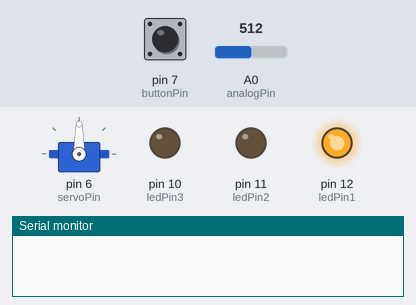
A sketch run on a simulated Arduino Uno, built with avr-gcc and run on an emulated ATmega328P. Parts: servo, output pins drawn as LEDs (lit = HIGH), the last lines printed to the serial monitor. The inputs (shaded band) are chosen by the test bench; at power-on: pin 7 (buttonPin) LOW, A0 (analogPin) = 512.

Above: at 1.2 s.
1.3 s: pin 7 (buttonPin) pulled HIGH for 0.15 s
At 3.5 s:
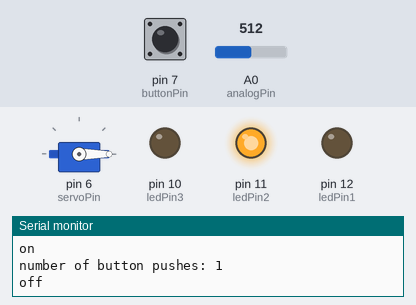
4.3 s: pin 7 (buttonPin) pulled HIGH for 1 s
At 6.9 s:
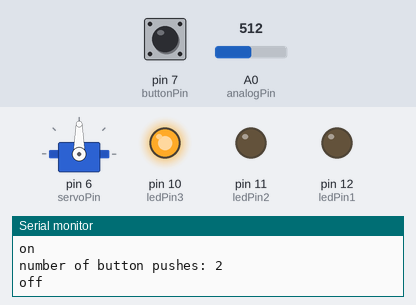
7.3 s: pin 7 (buttonPin) pulled HIGH for 3.2 s
At 8.0 s:
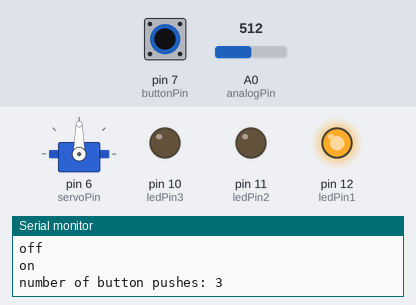
12.0 s: A0 (analogPin) set to 716
At 13.2 s:
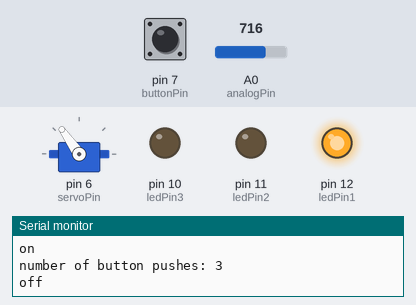
13.5 s: A0 (analogPin) set to 900
At 14.5 s:
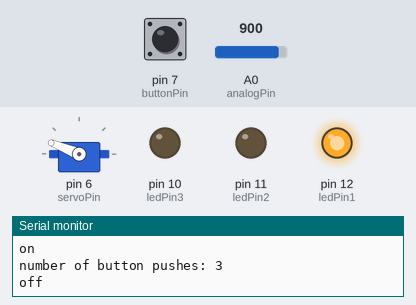
15.0 s: A0 (analogPin) set to 1023
At 15.6 s:
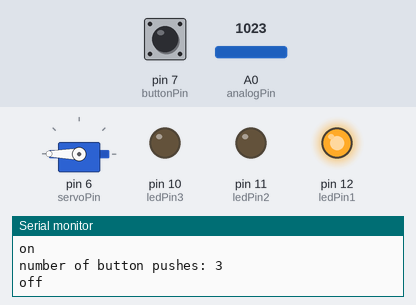
Timing chart, 0 to 17.5 s (numbered marks = the images above; inputs shaded):
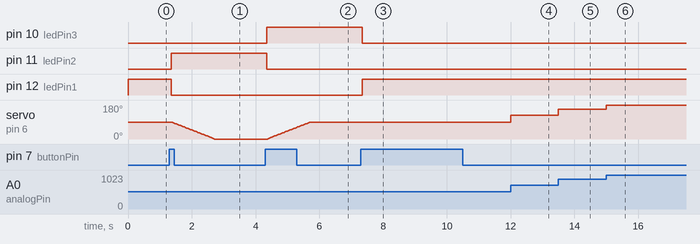

Measured:
- after the input at 1.3 s, pin 11 (ledPin2): LOW → HIGH after 0.05 s; pin 12 (ledPin1): HIGH → LOW after 0.05 s; servo on pin 6 (servoPin): moves from 90° to 0° over 1.3 s, starting after 0.08 s
- after the input at 4.3 s, pin 10 (ledPin3): LOW → HIGH after 0.05 s; pin 11 (ledPin2): HIGH → LOW after 0.05 s; servo on pin 6 (servoPin): moves from 0° to 90° over 1.3 s, starting after 0.08 s
- after the input at 7.3 s, pin 10 (ledPin3): HIGH → LOW after 0.05 s; pin 12 (ledPin1): LOW → HIGH after 0.05 s
- after the input at 12.0 s, servo on pin 6 (servoPin): 90° → 125° at once
- after the input at 13.5 s, servo on pin 6 (servoPin): 125° → 158° at once
- after the input at 15.0 s, servo on pin 6 (servoPin): 158° → 180° at once

The sketch:

State_Change_Detection_practice.ino
```cpp
#include <Servo.h>

const int buttonPin = 7;
const int ledPin1 = 12;
const int ledPin2 = 11;
const int ledPin3 = 10;
const int analogPin = A0;
const int servoPin = 6;

int buttonPushCounter = 0;
int buttonState = 0;
int lastButtonState = 0;

Servo myservo;

int val;
int pos;
int trigger = 0;

void goBack(){
  for (pos = val; pos >= 0; pos--) {
    myservo.write(pos);
    delay(15);
  }
}
void goFront(){
  for (pos = 0; pos <= val; pos++) {
    myservo.write(pos);
    delay(15);
  }
}

void setup() {
  pinMode(buttonPin, INPUT);
  pinMode(ledPin1, OUTPUT);
  pinMode(ledPin2, OUTPUT);
  pinMode(ledPin3, OUTPUT);
  myservo.attach(servoPin);
  Serial.begin(9600);
}

void loop() {
  buttonState = digitalRead(buttonPin);

  if (buttonState != lastButtonState) {
    if (buttonState == HIGH) {
      buttonPushCounter++;
      Serial.println("on");
      Serial.print("number of button pushes: ");
      Serial.println(buttonPushCounter);
    } else {
      Serial.println("off");
    }
    delay(50);
  }
  lastButtonState = buttonState;

  if (buttonPushCounter % 3 == 0) {             // Servo 수동 작동
    val = analogRead(analogPin);
    val = map(val, 0, 1023, 0, 180);
    myservo.write(val);
    digitalWrite(ledPin1, HIGH);
    digitalWrite(ledPin2, LOW);
    digitalWrite(ledPin3, LOW);
    trigger = 1;
  } else if (buttonPushCounter % 3 == 1) {      // Servo를 0으로
    digitalWrite(ledPin1, LOW);
    digitalWrite(ledPin2, HIGH);
    digitalWrite(ledPin3, LOW);
    if(trigger == 1){
      goBack();
      trigger = 0;
    }
  } else if (buttonPushCounter % 3 == 2) {      // Servo를 기존 위치로
    digitalWrite(ledPin1, LOW);
    digitalWrite(ledPin2, LOW);
    digitalWrite(ledPin3, HIGH);
    if(trigger == 0){
      goFront();
      trigger = 1;
    }
  }
}
```
